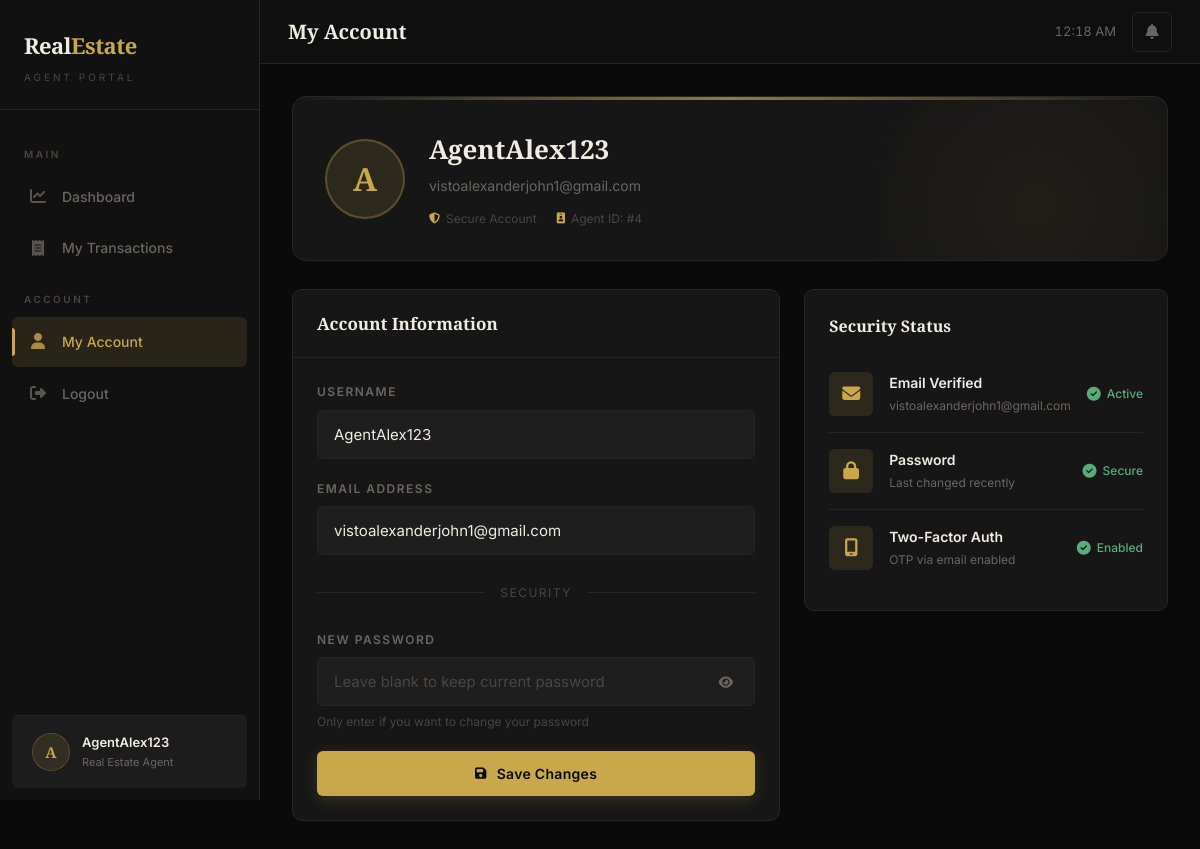
Page /agent_side/agent_account.php (signed in) on the committed database.
### tables this page shows
CREATE TABLE `agents` (
  `id` int(11) NOT NULL,
  `username` varchar(50) NOT NULL,
  `gmail` varchar(100) NOT NULL,
  `password` varchar(255) NOT NULL,
  `created_at` timestamp NOT NULL DEFAULT current_timestamp(),
  `last_login` datetime DEFAULT NULL,
  `phone` varchar(20) DEFAULT NULL,
  `status` enum('Active','Inactive') DEFAULT 'Active',
  `verified` tinyint(1) DEFAULT 0,
  `login_attempts` int(11) DEFAULT 0,
  `last_attempt` datetime DEFAULT NULL,
  `fullname` varchar(255) NOT NULL
);

### agent_side/agent_account.php (the view, shortened to what this page needs)
<?php
$conn = get_db_connection();
$stmt = $conn->prepare("SELECT username, gmail FROM agents WHERE id = ?");
$stmt->bind_param("i", $_SESSION['id']);
$stmt->execute();
$stmt->bind_result($username, $email);
?>
<!DOCTYPE html>
<html lang="en">
<head>
<link rel="stylesheet" href="https://cdnjs.cloudflare.com/ajax/libs/font-awesome/6.5.0/css/all.min.css">
</head>
<body>
<div class="dashboard">
<aside class="sidebar" id="sidebar">
    <div class="sidebar-brand">
        <div class="brand-wordmark">Real<span>Estate</span></div>
        <div class="brand-sub">Agent Portal</div>
    </div>
    <nav class="sidebar-nav">
        <div class="nav-section">Main</div>
        <div class="nav-item">
            <a href="agent_dashboard.php">
                <span class="nav-icon"><i class="fas fa-chart-line"></i></span>
                Dashboard
            </a>
        </div>
        <div class="nav-item">
            <a href="agent_transactions.php">
                <span class="nav-icon"><i class="fas fa-receipt"></i></span>
                My Transactions
            </a>
        </div>
        <div class="nav-section">Account</div>
        <div class="nav-item active">
            <a href="agent_profile.php">
                <span class="nav-icon"><i class="fas fa-user"></i></span>
                My Account
            </a>
        </div>
        <div class="nav-item">
            <a href="logout.php">
                <span class="nav-icon"><i class="fas fa-sign-out-alt"></i></span>
                Logout
            </a>
        </div>
    </nav>
    <div class="sidebar-footer">
        <div class="sidebar-user">
            <div class="sidebar-avatar">
                <?= strtoupper(substr($_SESSION['username'],0,1)) ?>
            </div>
            <div class="sidebar-user-info">
                <div class="sidebar-user-name"><?= htmlspecialchars($_SESSION['username']) ?></div>
                <div class="sidebar-user-role">Real Estate Agent</div>
            </div>
        </div>
    </div>
</aside>
<div class="main-content">
    <header class="topbar">
        <div class="topbar-left">
            <div class="topbar-title">My Account</div>
        </div>
        <div class="topbar-right">
            <div class="topbar-time" id="clock">--:--</div>
            <button class="notification-btn">
                <i class="fas fa-bell"></i>
            </button>
        </div>
    </header>
    <div class="page-content">
        <div class="profile-header">
            <div class="profile-avatar-large">
                <?= strtoupper(substr($username,0,1)) ?>
            </div>
            <div class="profile-info">
                <div class="profile-name"><?= htmlspecialchars($username) ?></div>
                <div class="profile-email"><?= htmlspecialchars($email) ?></div>
                <div class="profile-meta">
                    <span><i class="fas fa-shield-halved"></i> Secure Account</span>
                    <span><i class="fas fa-id-badge"></i> Agent ID: #<?= $_SESSION['id'] ?></span>
                </div>
            </div>
        </div>
        <div class="two-col">
            <div class="main-col">
                <div class="card">
                    <div class="card-header">
                        <div class="card-title">Account Information</div>
                    </div>
                    <div class="card-body">
                        <form method="POST" id="accountForm">
                            <div class="form-group">
                                <label for="username">Username</label>
                                <input
                                    type="text"
                                    id="username"
                                    name="username"
                                    value="<?= htmlspecialchars($username) ?>"
                                    required
                                    autocomplete="username"
                                >
                            </div>
                            <div class="form-group">
                                <label for="email">Email Address</label>
                                <input
                                    type="email"
                                    id="email"
                                    name="email"
                                    value="<?= htmlspecialchars($email) ?>"
                                    required
                                    autocomplete="email"
                                >
                            </div>
                            <div class="divider">Security</div>
                            <div class="form-group">
                                <label for="password">New Password</label>
                                <div class="password-wrapper">
                                    <input
                                        type="password"
                                        id="password"
                                        name="password"
                                        placeholder="Leave blank to keep current password"
                                        autocomplete="new-password"
                                    >
                                    <button type="button" class="pw-toggle" onclick="togglePassword()">
                                        <i class="fas fa-eye" id="eyeIcon"></i>
                                    </button>
                                </div>
                                <div class="help-text">Only enter if you want to change your password</div>
                            </div>
                            <button type="submit" class="btn btn-primary btn-block" id="submitBtn">
                                <i class="fas fa-save" style="font-size:13px;"></i>
                                Save Changes
                            </button>
                        </form>
                    </div>
                </div>
            </div>
            <div class="side-col">
                <div class="security-card">
                    <div style="font-family:'Playfair Display',serif;font-size:16px;font-weight:600;margin-bottom:16px;">
                        Security Status
                    </div>
                    <div class="security-item">
                        <div class="security-icon">
                            <i class="fas fa-envelope"></i>
                        </div>
                        <div class="security-info">
                            <div class="security-title">Email Verified</div>
                            <div class="security-desc"><?= htmlspecialchars($email) ?></div>
                        </div>
                        <div class="security-status">
                            <i class="fas fa-check-circle" style="font-size:14px;"></i> Active
                        </div>
                    </div>
                    <div class="security-item">
                        <div class="security-icon">
                            <i class="fas fa-lock"></i>
                        </div>
                        <div class="security-info">
                            <div class="security-title">Password</div>
                            <div class="security-desc">Last changed recently</div>
                        </div>
                        <div class="security-status">
                            <i class="fas fa-check-circle" style="font-size:14px;"></i> Secure
                        </div>
                    </div>
                    <div class="security-item">
                        <div class="security-icon">
                            <i class="fas fa-mobile-screen"></i>
                        </div>
                        <div class="security-info">
                            <div class="security-title">Two-Factor Auth</div>
                            <div class="security-desc">OTP via email enabled</div>
                        </div>
                        <div class="security-status">
                            <i class="fas fa-check-circle" style="font-size:14px;"></i> Enabled
                        </div>
                    </div>
                </div>
            </div>
        </div>
    </div>
</div>
</div>
</body>
</html>

### rows in the picture
agents: username "A", username "AgentAlex123", gmail "vistoalexanderjohn1@gmail.com", email "vistoalexanderjohn1@gmail.com"

### other values in the picture
substr($_SESSION['username'],0,1) "A"
$_SESSION['username'] "AgentAlex123"
$_SESSION['id'] "4"
